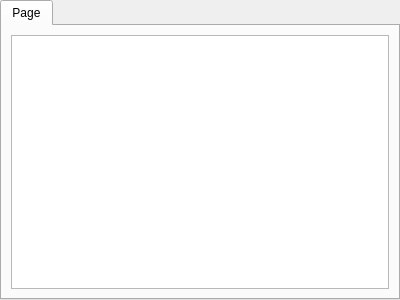
<?xml version="1.0" encoding="UTF-8"?>
<ui version="4.0">
 <class>QQTabbedPini</class>
 <widget class="QTabWidget" name="QQTabbedPini">
  <property name="geometry">
   <rect>
    <x>0</x>
    <y>0</y>
    <width>400</width>
    <height>300</height>
   </rect>
  </property>
  <property name="windowTitle">
   <string>TabWidget</string>
  </property>
  <property name="currentIndex">
   <number>0</number>
  </property>
  <widget class="QWidget" name="tab">
   <attribute name="title">
    <string>Page</string>
   </attribute>
   <layout class="QVBoxLayout" name="verticalLayout">
    <item>
     <widget class="QTextBrowser" name="textBrowser"/>
    </item>
   </layout>
  </widget>
 </widget>
 <resources/>
 <connections/>
</ui>
